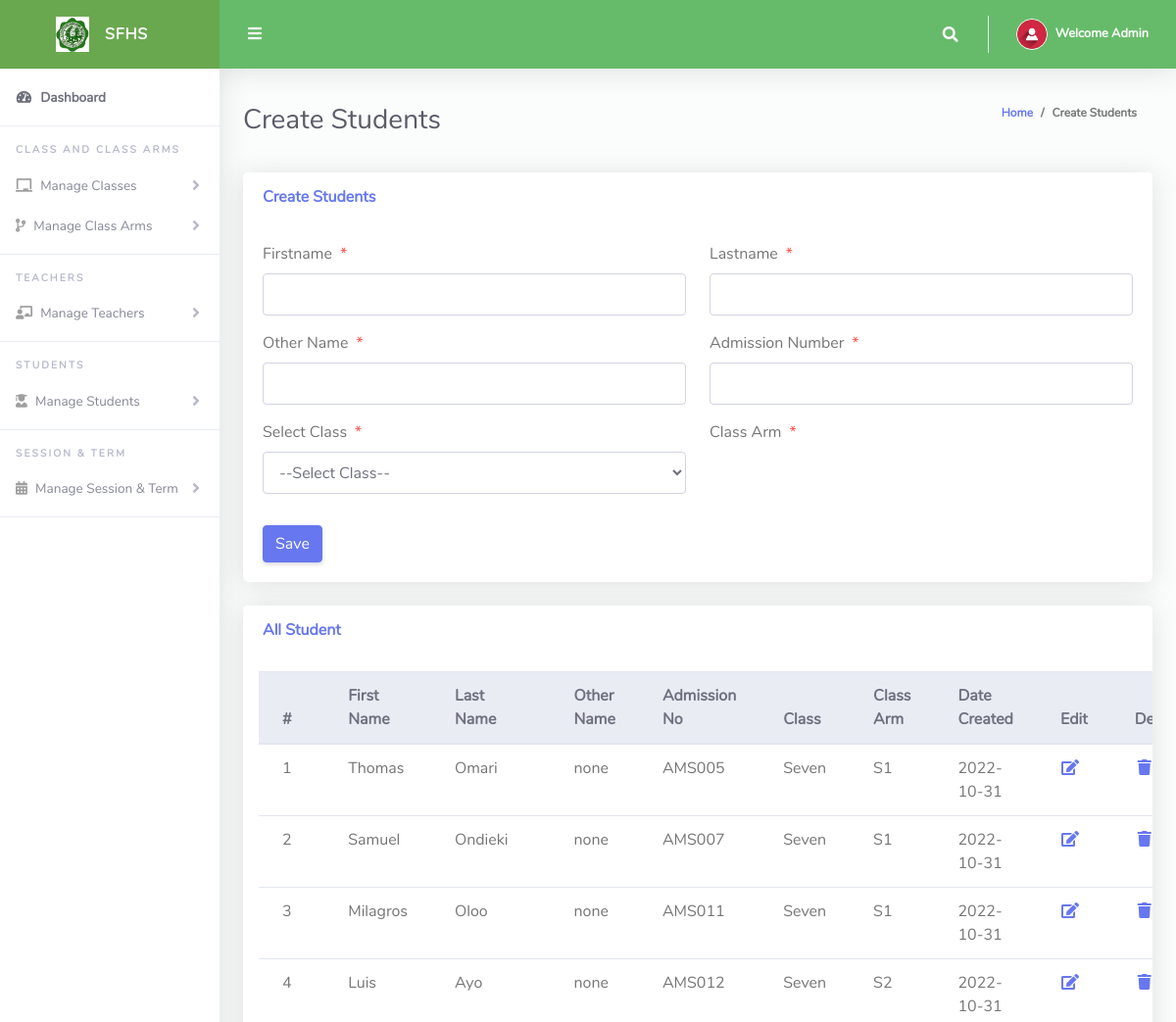
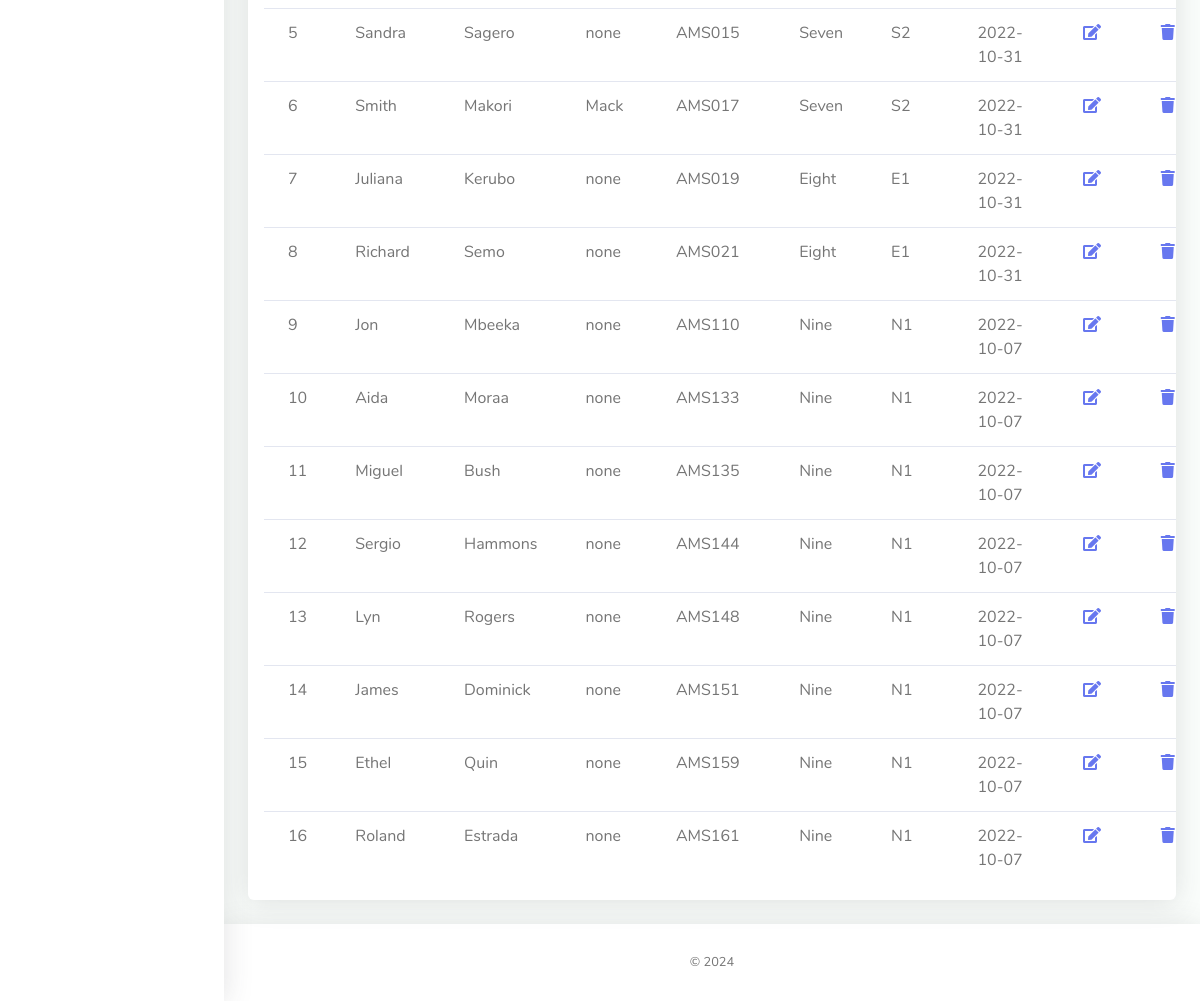
The app's page /Admin/createStudents.php (signed in), older data (2 pictures, top to bottom).
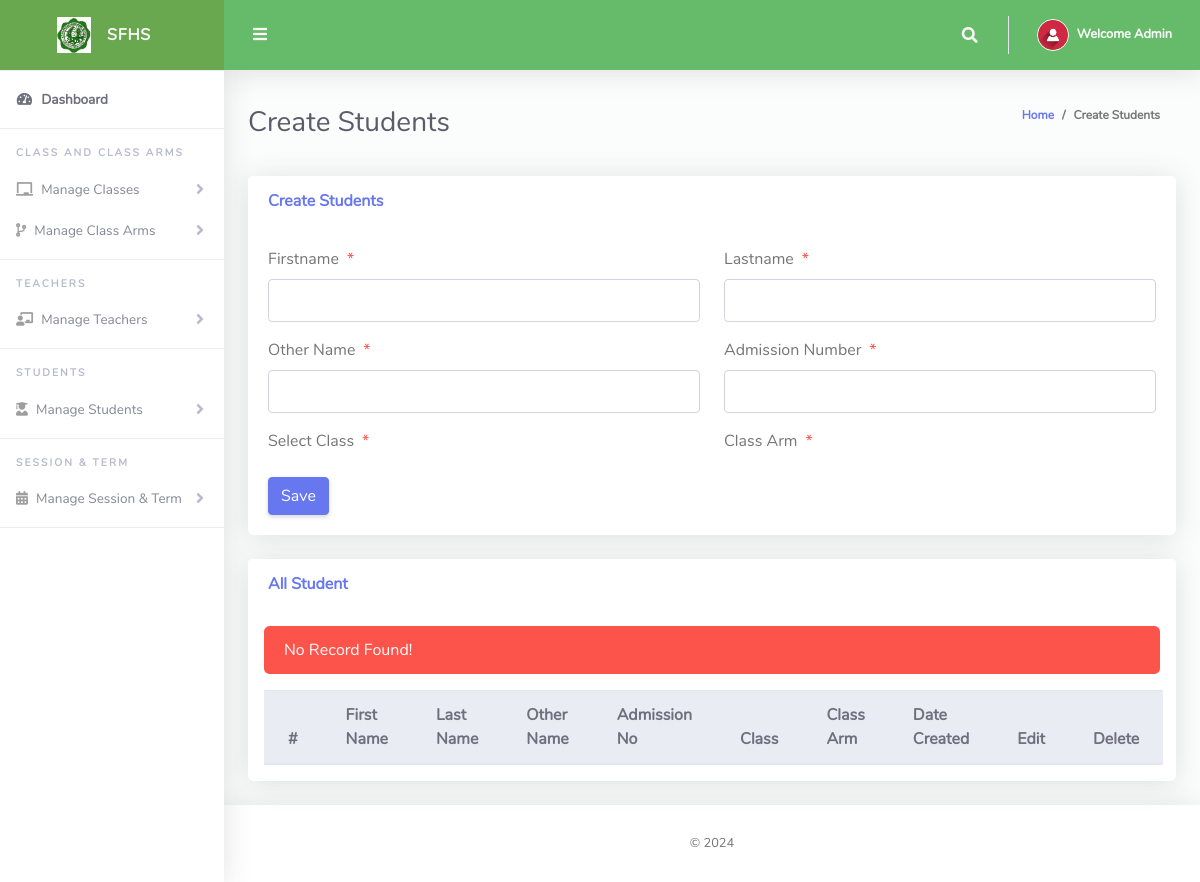
The same page, newer data.
### tables this page shows
CREATE TABLE `tblstudents` (
  `Id` int(10) NOT NULL,
  `firstName` varchar(255) NOT NULL,
  `lastName` varchar(255) NOT NULL,
  `otherName` varchar(255) NOT NULL,
  `admissionNumber` varchar(255) NOT NULL,
  `password` varchar(50) NOT NULL,
  `classId` varchar(10) NOT NULL,
  `classArmId` varchar(10) NOT NULL,
  `dateCreated` varchar(50) NOT NULL
);

CREATE TABLE `tblclass` (
  `Id` int(10) NOT NULL,
  `className` varchar(255) NOT NULL
);

CREATE TABLE `tblclassarms` (
  `Id` int(10) NOT NULL,
  `classId` varchar(10) NOT NULL,
  `classArmName` varchar(255) NOT NULL,
  `isAssigned` varchar(10) NOT NULL
);

### Admin/createStudents.php (the view, shortened to what this page needs)
<?php
include '../Includes/dbcon.php';
?>
<!DOCTYPE html>
<html lang="en">
<head>
  <link href="../vendor/fontawesome-free/css/all.min.css" rel="stylesheet" type="text/css">
  <link href="../vendor/bootstrap/css/bootstrap.min.css" rel="stylesheet" type="text/css">
  <link href="../css/ruang-admin.css" rel="stylesheet">
</head>
<body id="page-top">
  <div id="wrapper">
      <?php include "Includes/sidebar.php";?>
    <div id="content-wrapper" class="d-flex flex-column">
      <div id="content">
       <?php include "Includes/topbar.php";?>
        <div class="container-fluid" id="container-wrapper">
          <div class="d-sm-flex align-items-center justify-content-between mb-4">
            <h1 class="h3 mb-0 text-gray-800">Create Students</h1>
            <ol class="breadcrumb">
              <li class="breadcrumb-item"><a href="./">Home</a></li>
              <li class="breadcrumb-item active" aria-current="page">Create Students</li>
            </ol>
          </div>
          <div class="row">
            <div class="col-lg-12">
              <div class="card mb-4">
                <div class="card-header py-3 d-flex flex-row align-items-center justify-content-between">
                  <h6 class="m-0 font-weight-bold text-primary">Create Students</h6>
                </div>
                <div class="card-body">
                  <form method="post">
                   <div class="form-group row mb-3">
                        <div class="col-xl-6">
                        <label class="form-control-label">Firstname<span class="text-danger ml-2">*</span></label>
                        <input type="text" class="form-control" name="firstName" value="<?php echo $row['firstName'];?>" id="exampleInputFirstName" >
                        </div>
                        <div class="col-xl-6">
                        <label class="form-control-label">Lastname<span class="text-danger ml-2">*</span></label>
                      <input type="text" class="form-control" name="lastName" value="<?php echo $row['lastName'];?>" id="exampleInputFirstName" >
                        </div>
                    </div>
                     <div class="form-group row mb-3">
                        <div class="col-xl-6">
                        <label class="form-control-label">Other Name<span class="text-danger ml-2">*</span></label>
                        <input type="text" class="form-control" name="otherName" value="<?php echo $row['otherName'];?>" id="exampleInputFirstName" >
                        </div>
                        <div class="col-xl-6">
                        <label class="form-control-label">Admission Number<span class="text-danger ml-2">*</span></label>
                      <input type="text" class="form-control" required name="admissionNumber" value="<?php echo $row['admissionNumber'];?>" id="exampleInputFirstName" >
                        </div>
                    </div>
                    <div class="form-group row mb-3">
                        <div class="col-xl-6">
                        <label class="form-control-label">Select Class<span class="text-danger ml-2">*</span></label>
                         <?php
                        $qry= "SELECT * FROM tblclass ORDER BY className ASC";
                        $result = $conn->query($qry);
                        $num = $result->num_rows;
                        if ($num > 0){
                          echo ' <select required name="classId" onchange="classArmDropdown(this.value)" class="form-control mb-3">';
                          echo'<option value="">--Select Class--</option>';
                                  echo '</select>';
                              }
                            ?>
                        </div>
                        <div class="col-xl-6">
                        <label class="form-control-label">Class Arm<span class="text-danger ml-2">*</span></label>
                        </div>
                    </div>
                      <?php
                    if (isset($Id))
                    {
                    ?>
                    <button type="submit" name="update" class="btn btn-warning">Update</button>
                    &nbsp;&nbsp;&nbsp;&nbsp;&nbsp;&nbsp;&nbsp;&nbsp;&nbsp;&nbsp;
                    <?php
                    } else {
                    ?>
                    <button type="submit" name="save" class="btn btn-primary">Save</button>
                    <?php
                    }
                    ?>
                  </form>
                </div>
              </div>
                 <div class="row">
              <div class="col-lg-12">
              <div class="card mb-4">
                <div class="card-header py-3 d-flex flex-row align-items-center justify-content-between">
                  <h6 class="m-0 font-weight-bold text-primary">All Student</h6>
                </div>
                <div class="table-responsive p-3">
                  <table class="table align-items-center table-flush table-hover" id="dataTableHover">
                    <thead class="thead-light">
                      <tr>
                        <th>#</th>
                        <th>First Name</th>
                        <th>Last Name</th>
                        <th>Other Name</th>
                        <th>Admission No</th>
                        <th>Class</th>
                        <th>Class Arm</th>
                        <th>Date Created</th>
                         <th>Edit</th>
                        <th>Delete</th>
                      </tr>
                    </thead>
                    <tbody>
                  <?php
                      $query = "SELECT tblstudents.Id,tblclass.className,tblclassarms.classArmName,tblclassarms.Id AS classArmId,tblstudents.firstName,
                      tblstudents.lastName,tblstudents.otherName,tblstudents.admissionNumber,tblstudents.dateCreated
                      FROM tblstudents
                      INNER JOIN tblclass ON tblclass.Id = tblstudents.classId
                      INNER JOIN tblclassarms ON tblclassarms.Id = tblstudents.classArmId";
                      $rs = $conn->query($query);
                      $num = $rs->num_rows;
                      $sn=0;
                      if($num > 0)
                      {
                        while ($rows = $rs->fetch_assoc())
                          {
                             $sn = $sn + 1;
                            echo"
                              <tr>
                                <td>".$sn."</td>
                                <td>".$rows['firstName']."</td>
                                <td>".$rows['lastName']."</td>
                                <td>".$rows['otherName']."</td>
                                <td>".$rows['admissionNumber']."</td>
                                <td>".$rows['className']."</td>
                                <td>".$rows['classArmName']."</td>
                                 <td>".$rows['dateCreated']."</td>
                                <td><a href='?action=edit&Id=".$rows['Id']."'><i class='fas fa-fw fa-edit'></i></a></td>
                                <td><a href='?action=delete&Id=".$rows['Id']."'><i class='fas fa-fw fa-trash'></i></a></td>
                              </tr>";
                          }
                      }
                      else
                      {
                           echo
                           "<div class='alert alert-danger' role='alert'>
                            No Record Found!
                            </div>";
                      }
                      ?>
                    </tbody>
                  </table>
                </div>
              </div>
            </div>
            </div>
          </div>
        </div>
      </div>
       <?php include "Includes/footer.php";?>
    </div>
  </div>
</body>
</html>

### Admin/Includes/sidebar.php (shortened to what this page needs)
<ul class="navbar-nav sidebar sidebar-light accordion " id="accordionSidebar">
    <a class="sidebar-brand d-flex align-items-center bg-gradient-primary  justify-content-center" href="index.php">
        <div class="sidebar-brand-icon">
            <img src="../img/logo/attnlgs.jpg">
        </div>
        <div class="sidebar-brand-text mx-3">SFHS</div>
    </a>
    <hr class="sidebar-divider my-0">
    <li class="nav-item active">
        <a class="nav-link" href="index.php">
            <i class="fas fa-fw fa-tachometer-alt"></i>
            <span>Dashboard</span></a>
    </li>
    <hr class="sidebar-divider">
    <div class="sidebar-heading">
        Class and Class Arms
    </div>
    <li class="nav-item">
        <a class="nav-link collapsed" href="#" data-toggle="collapse" data-target="#collapseBootstrap" aria-expanded="true" aria-controls="collapseBootstrap">
            <i class="fas fa-chalkboard"></i>
            <span>Manage Classes</span>
        </a>
    </li>
    <li class="nav-item">
        <a class="nav-link collapsed" href="#" data-toggle="collapse" data-target="#collapseBootstrapusers" aria-expanded="true" aria-controls="collapseBootstrapusers">
            <i class="fas fa-code-branch"></i>
            <span>Manage Class Arms</span>
        </a>
    </li>
    <hr class="sidebar-divider">
    <div class="sidebar-heading">
        Teachers
    </div>
    <li class="nav-item">
        <a class="nav-link collapsed" href="#" data-toggle="collapse" data-target="#collapseBootstrapassests" aria-expanded="true" aria-controls="collapseBootstrapassests">
            <i class="fas fa-chalkboard-teacher"></i>
            <span>Manage Teachers</span>
        </a>
    </li>
    <hr class="sidebar-divider">
    <div class="sidebar-heading">
        Students
    </div>
    <li class="nav-item">
        <a class="nav-link collapsed" href="#" data-toggle="collapse" data-target="#collapseBootstrap2" aria-expanded="true" aria-controls="collapseBootstrap2">
            <i class="fas fa-user-graduate"></i>
            <span>Manage Students</span>
        </a>
    </li>
    <hr class="sidebar-divider">
    <div class="sidebar-heading">
        Session & Term
    </div>
    <li class="nav-item">
        <a class="nav-link collapsed" href="#" data-toggle="collapse" data-target="#collapseBootstrapcon" aria-expanded="true" aria-controls="collapseBootstrapcon">
            <i class="fa fa-calendar-alt"></i>
            <span>Manage Session & Term</span>
        </a>
    </li>
    <hr class="sidebar-divider">
</ul>

### Admin/Includes/topbar.php (shortened to what this page needs)
<?php
  $query = "SELECT * FROM tbladmin WHERE Id = ".$_SESSION['userId']."";
  $rs = $conn->query($query);
  $rows = $rs->fetch_assoc();
  $fullName = $rows['firstName']." ".$rows['lastName'];
?>
<nav class="navbar navbar-expand navbar-light bg-gradient-primary topbar mb-4 static-top">
          <button id="sidebarToggleTop" class="btn btn-link rounded-circle mr-3">
            <i class="fa fa-bars"></i>
          </button>
          <ul class="navbar-nav ml-auto">
            <li class="nav-item dropdown no-arrow">
              <a class="nav-link dropdown-toggle" href="#" id="searchDropdown" role="button" data-toggle="dropdown"
                aria-haspopup="true" aria-expanded="false">
                <i class="fas fa-search fa-fw"></i>
              </a>
            </li>
            <li class="nav-item dropdown no-arrow">
              <a class="nav-link dropdown-toggle" href="#" id="userDropdown" role="button" data-toggle="dropdown"
                aria-haspopup="true" aria-expanded="false">
                <img class="img-profile rounded-circle" src="../img/user-icn.png" style="max-width: 60px">
                <span class="ml-2 d-none d-lg-inline text-white small"><b>Welcome <?php echo $fullName;?></b></span>
              </a>
            </li>
          </ul>
        </nav>

### Admin/Includes/footer.php
<footer class="sticky-footer bg-white">
       <div class="container my-auto">
         <div class="copyright text-center my-auto">
           <span> &copy; <script> document.write(new Date().getFullYear()); </script>
           </span>
         </div>
       </div>
     </footer>

Row changes from the older to the newer data that the page shows:
removed tblstudents: firstName "Thomas", lastName "Omari", otherName "none", admissionNumber "AMS005", classId.className "Seven", classArmId.classArmName "S1", dateCreated "2022-10-31"
removed tblstudents: firstName "Samuel", lastName "Ondieki", otherName "none", admissionNumber "AMS007", classId.className "Seven", classArmId.classArmName "S1", dateCreated "2022-10-31"
removed tblstudents: firstName "Milagros", lastName "Oloo", otherName "none", admissionNumber "AMS011", classId.className "Seven", classArmId.classArmName "S1", dateCreated "2022-10-31"
removed tblstudents: firstName "Luis", lastName "Ayo", otherName "none", admissionNumber "AMS012", classId.className "Seven", classArmId.classArmName "S2", dateCreated "2022-10-31"
removed tblstudents: firstName "Sandra", lastName "Sagero", otherName "none", admissionNumber "AMS015", classId.className "Seven", classArmId.classArmName "S2", dateCreated "2022-10-31"
removed tblstudents: firstName "Smith", lastName "Makori", otherName "Mack", admissionNumber "AMS017", classId.className "Seven", classArmId.classArmName "S2", dateCreated "2022-10-31"
removed tblstudents: firstName "Juliana", lastName "Kerubo", otherName "none", admissionNumber "AMS019", classId.className "Eight", classArmId.classArmName "E1", dateCreated "2022-10-31"
removed tblstudents: firstName "Richard", lastName "Semo", otherName "none", admissionNumber "AMS021", classId.className "Eight", classArmId.classArmName "E1", dateCreated "2022-10-31"
removed tblstudents: firstName "Jon", lastName "Mbeeka", otherName "none", admissionNumber "AMS110", classId.className "Nine", classArmId.classArmName "N1", dateCreated "2022-10-07"
removed tblstudents: firstName "Aida", lastName "Moraa", otherName "none", admissionNumber "AMS133", classId.className "Nine", classArmId.classArmName "N1", dateCreated "2022-10-07"
removed tblstudents: firstName "Miguel", lastName "Bush", otherName "none", admissionNumber "AMS135", classId.className "Nine", classArmId.classArmName "N1", dateCreated "2022-10-07"
removed tblstudents: firstName "Sergio", lastName "Hammons", otherName "none", admissionNumber "AMS144", classId.className "Nine", classArmId.classArmName "N1", dateCreated "2022-10-07"
removed tblstudents: firstName "Lyn", lastName "Rogers", otherName "none", admissionNumber "AMS148", classId.className "Nine", classArmId.classArmName "N1", dateCreated "2022-10-07"
removed tblstudents: firstName "James", lastName "Dominick", otherName "none", admissionNumber "AMS151", classId.className "Nine", classArmId.classArmName "N1", dateCreated "2022-10-07"
removed tblstudents: firstName "Ethel", lastName "Quin", otherName "none", admissionNumber "AMS159", classId.className "Nine", classArmId.classArmName "N1", dateCreated "2022-10-07"
removed tblstudents: firstName "Roland", lastName "Estrada", otherName "none", admissionNumber "AMS161", classId.className "Nine", classArmId.classArmName "N1", dateCreated "2022-10-07"
Text that changed along with them:
form field classId: "--Select Class--" → (not shown)
text now shown: "No Record Found!"
